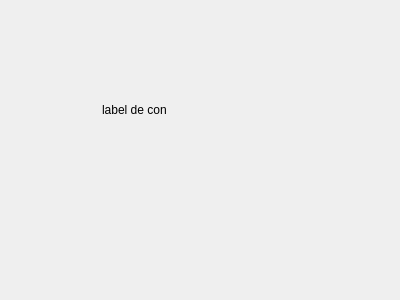
<?xml version="1.0" encoding="UTF-8"?>
<ui version="4.0">
 <class>Form</class>
 <widget class="QWidget" name="Form">
  <property name="geometry">
   <rect>
    <x>0</x>
    <y>0</y>
    <width>400</width>
    <height>300</height>
   </rect>
  </property>
  <property name="windowTitle">
   <string>Form</string>
  </property>
  <widget class="QLabel" name="label">
   <property name="geometry">
    <rect>
     <x>102</x>
     <y>100</y>
     <width>161</width>
     <height>20</height>
    </rect>
   </property>
   <property name="text">
    <string>label de con</string>
   </property>
  </widget>
 </widget>
 <resources/>
 <connections/>
</ui>
